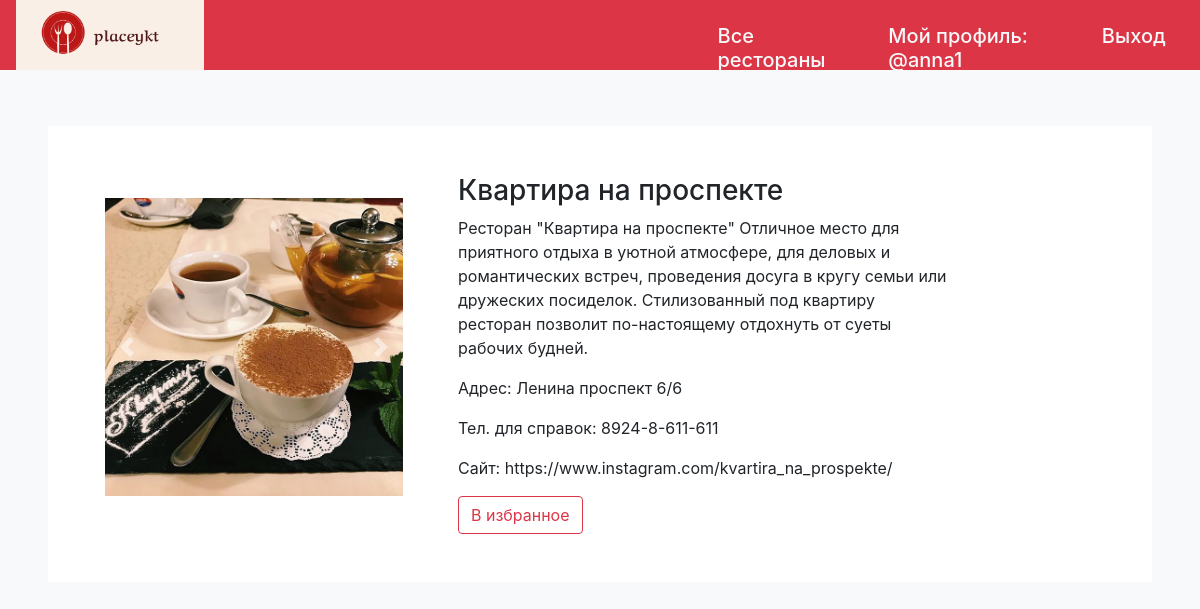
The page /post.php?id=8&idre=6 on the database its author committed.
### tables this page shows
CREATE TABLE `users` (
  `id` int(10) NOT NULL,
  `login` varchar(355) NOT NULL,
  `pass` varchar(355) NOT NULL,
  `email` varchar(355) NOT NULL,
  `avatar` varchar(355) NOT NULL
);

CREATE TABLE `restorans` (
  `idre` int(10) NOT NULL,
  `text` varchar(355) NOT NULL,
  `headline` varchar(355) NOT NULL,
  `logores` varchar(355) NOT NULL,
  `adress` varchar(355) NOT NULL,
  `tel` varchar(355) NOT NULL,
  `site` varchar(355) NOT NULL
);

CREATE TABLE `images` (
  `restorans_idre` int(10) NOT NULL,
  `link` varchar(355) NOT NULL,
  `id_img` int(10) NOT NULL
);

### post.php (the view, shortened to what this page needs)
<!DOCTYPE html>
<html>
<head>
	<link rel="stylesheet" href="https://stackpath.bootstrapcdn.com/bootstrap/4.2.1/css/bootstrap.min.css">
</head>
<body class="bg-light">
	<?php
		$connect = mysqli_connect('127.0.0.1','root','','nanastv');
		$query = mysqli_query($connect,"SELECT * FROM users WHERE id='". $_GET['id']. "' ");
		$us = $query->fetch_assoc();
	 ?>
	  <div class="row bg-danger mb-2" style="height:70px" >
	  	<div class="col-3">
	  		<img src="images/logo2.png" class="ml-3" style="height:70px" >
	  	</div>
	  	<div class="col-4"></div>
	  	<div class="col-5">
	  			<div class="row p-0">
		  			<div class="col-4 mt-4">
		  				<a href=<?php echo 'main.php?id='.$us['id'] ?> class="text-light">
		  					<h5>Все рестораны</h5>
		  				</a>
		  			</div>
		  			<div class="col-5 mt-4">
		  				<a href=<?php echo 'prof.php?id='.$us['id'] ?> class="text-light">
		  					<h5>Мой профиль: @<?php echo $us['login'] ?></h5>
		  				</a>
		  			</div>
		  			<div class="col-2 mt-4">
		  				<a href="index.php" class="text-light">
		  					<h5>Выход</h5>
		  				</a>
		  			</div>
		  		</div>
		  	</div>
	  </div>
	  <div class="p-5">
		  <div class="bg-white p-5">
    		<form method="POST" action=<?php echo 'likes.php?id='.$us['id']?>>
    			<div class="row">
    				<div class="col-4 p-4 mr-3" style="padding: 50px">
						<div id="carouselExampleInterval" class="carousel slide " data-ride="carousel">
						  <div class="carousel-inner">
						  	<?php
								$connect = mysqli_connect('127.0.0.1','root','','nanastv');
								$que = mysqli_query($connect,"SELECT * FROM restorans INNER JOIN images ON restorans.idre = images.restorans_idre  WHERE idre ='". $_GET['idre']. "' ");
								for ($i=0; $i < $que->num_rows; $i++) {
								$po = $que->fetch_assoc();  ?>
						    <div class="carousel-item active" data-interval="2000">
						      <img  src=<?php echo '"'. $po['link'].'"'?> class="d-block w-100" alt="...">
						    </div>
						    	<?php }; ?>
						  </div>
						  <a class="carousel-control-prev" href="#carouselExampleInterval" role="button" data-slide="prev">
						    <span class="carousel-control-prev-icon" aria-hidden="true"></span>
						  </a>
						  <a class="carousel-control-next" href="#carouselExampleInterval" role="button" data-slide="next">
						    <span class="carousel-control-next-icon" aria-hidden="true"></span>
						  </a>
						</div>
	    		  	</div>
	    		  	<?php
					$connect = mysqli_connect('127.0.0.1','root','','nanastv');
					$query = mysqli_query($connect,"SELECT * FROM restorans INNER JOIN images ON restorans.idre = images.restorans_idre  WHERE idre ='". $_GET['idre']. "' ");
					$res = $query->fetch_assoc();  ?>
	    		  	<div class="col-6">
	    		  		<div>
		    		  		<h3><?php echo  $res['headline']?></h3>
		    		  	</div>
		    		  	<div>
		    		  		<p><?php echo $res['text']?></p>
		    		  	</div>
		    		  	<div>
		    		  		<p>Адрес: <?php echo $res['adress']?></p>
		    		  	</div>
		    		  	<div>
		    		  		<p>Тел.  для справок: <?php echo $res['tel']?></p>
		    		  	</div>
		    		  	<div>
		    		  		<p>Сайт: <?php echo $res['site']?></p>
		    		  	</div>
    		   			 <button type="submit" class="btn btn-outline-danger">В избранное</button>
	    		  	</div>
    		  	</div>
		  	</form>
		  </div>
	  </div>
</body>
</html>

### rows shown on the page
users: login "anna1"
restorans: images.link (picture), headline "Квартира на проспекте", text "Ресторан \"Квартира на проспекте\" Отличное место для приятного отдыха в уютной атмосфере, для деловых и романтических встреч, проведения досуга в кругу семьи или дружеских посиделок. Стилизованный под квартиру ресторан позволит по-настоящему отдохнуть от суеты рабочих будней.", adress "Ленина проспект 6/6", tel "8924-8-611-611", site "https://www.instagram.com/kvartira_na_prospekte/"
